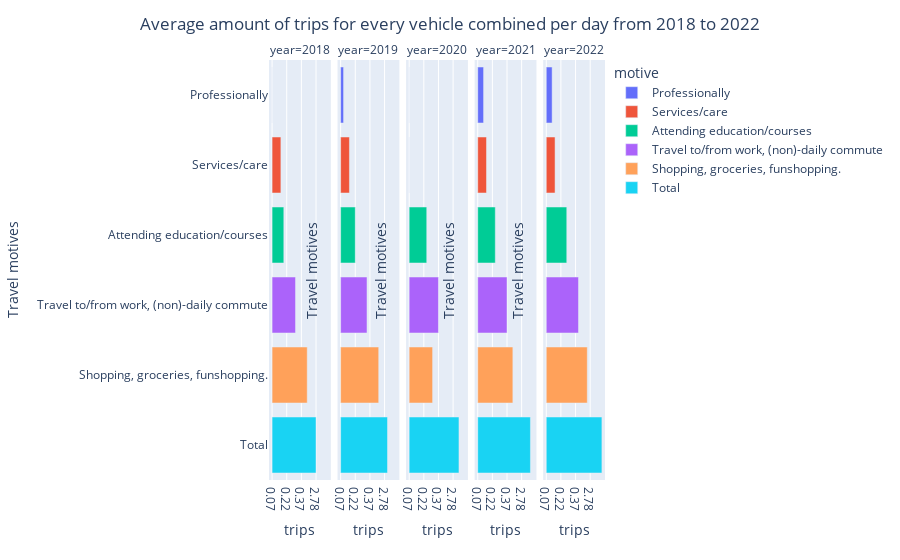

Source (notebook cell):
### Markdown cell above
This bar chart shows the number of trips per mobility motive. The biggest share is shopping, groceries and funshopping.

### Code cell
mobility_trips_years = mobility_trips_motive[years]
display(mobility_trips_motive)
display(mobility_trips_years)


# Melt the data to create a 'year' column
mobility_trips_years = mobility_trips_years.reset_index().melt(id_vars=['motive'], var_name='year', value_name='trips')

fig = px.bar(mobility_trips_years, x='trips', y='motive', color='motive', facet_col='year', orientation='h', hover_name='trips')

fig.update_layout(title={
    'text': 'Average amount of trips for every vehicle combined per day from 2018 to 2022',
    'x': 0.5
})
fig.update_yaxes(title_text="Travel motives")
fig.show()

### Figure 1 — Plotly figure (JSON) as saved in the notebook; plotly's stock layout.template omitted (floating-point values rounded to 4 significant figures)
{"data": [{"alignmentgroup": "True", "hovertemplate": "<b>%{hovertext}</b><br><br>motive=%{y}<br>year=2018<br>trips=%{x}<extra></extra>", "hovertext": ["0.07"], "legendgroup": "Professionally", "marker": {"color": "#636efa", "pattern": {"shape": ""}}, "name": "Professionally", "offsetgroup": "Professionally", "orientation": "h", "showlegend": true, "textposition": "auto", "type": "bar", "x": ["0.07"], "xaxis": "x", "y": ["Professionally"], "yaxis": "y"}, {"alignmentgroup": "True", "hovertemplate": "<b>%{hovertext}</b><br><br>motive=%{y}<br>year=2019<br>trips=%{x}<extra></extra>", "hovertext": ["0.11"], "legendgroup": "Professionally", "marker": {"color": "#636efa", "pattern": {"shape": ""}}, "name": "Professionally", "offsetgroup": "Professionally", "orientation": "h", "showlegend": false, "textposition": "auto", "type": "bar", "x": ["0.11"], "xaxis": "x2", "y": ["Professionally"], "yaxis": "y2"}, {"alignmentgroup": "True", "hovertemplate": "<b>%{hovertext}</b><br><br>motive=%{y}<br>year=2020<br>trips=%{x}<extra></extra>", "hovertext": ["0.07"], "legendgroup": "Professionally", "marker": {"color": "#636efa", "pattern": {"shape": ""}}, "name": "Professionally", "offsetgroup": "Professionally", "orientation": "h", "showlegend": false, "textposition": "auto", "type": "bar", "x": ["0.07"], "xaxis": "x3", "y": ["Professionally"], "yaxis": "y3"}, {"alignmentgroup": "True", "hovertemplate": "<b>%{hovertext}</b><br><br>motive=%{y}<br>year=2021<br>trips=%{x}<extra></extra>", "hovertext": ["0.08"], "legendgroup": "Professionally", "marker": {"color": "#636efa", "pattern": {"shape": ""}}, "name": "Professionally", "offsetgroup": "Professionally", "orientation": "h", "showlegend": false, "textposition": "auto", "type": "bar", "x": ["0.08"], "xaxis": "x4", "y": ["Professionally"], "yaxis": "y4"}, {"alignmentgroup": "True", "hovertemplate": "<b>%{hovertext}</b><br><br>motive=%{y}<br>year=2022<br>trips=%{x}<extra></extra>", "hovertext": ["0.08"], "legendgroup": "Professionally", "marker": {"color": "#636efa", "pattern": {"shape": ""}}, "name": "Professionally", "offsetgroup": "Professionally", "orientation": "h", "showlegend": false, "textposition": "auto", "type": "bar", "x": ["0.08"], "xaxis": "x5", "y": ["Professionally"], "yaxis": "y5"}, {"alignmentgroup": "True", "hovertemplate": "<b>%{hovertext}</b><br><br>motive=%{y}<br>year=2018<br>trips=%{x}<extra></extra>", "hovertext": ["0.09"], "legendgroup": "Services/care", "marker": {"color": "#EF553B", "pattern": {"shape": ""}}, "name": "Services/care", "offsetgroup": "Services/care", "orientation": "h", "showlegend": true, "textposition": "auto", "type": "bar", "x": ["0.09"], "xaxis": "x", "y": ["Services/care"], "yaxis": "y"}, {"alignmentgroup": "True", "hovertemplate": "<b>%{hovertext}</b><br><br>motive=%{y}<br>year=2019<br>trips=%{x}<extra></extra>", "hovertext": ["0.09"], "legendgroup": "Services/care", "marker": {"color": "#EF553B", "pattern": {"shape": ""}}, "name": "Services/care", "offsetgroup": "Services/care", "orientation": "h", "showlegend": false, "textposition": "auto", "type": "bar", "x": ["0.09"], "xaxis": "x2", "y": ["Services/care"], "yaxis": "y2"}, {"alignmentgroup": "True", "hovertemplate": "<b>%{hovertext}</b><br><br>motive=%{y}<br>year=2020<br>trips=%{x}<extra></extra>", "hovertext": ["0.07"], "legendgroup": "Services/care", "marker": {"color": "#EF553B", "pattern": {"shape": ""}}, "name": "Services/care", "offsetgroup": "Services/care", "orientation": "h", "showlegend": false, "textposition": "auto", "type": "bar", "x": ["0.07"], "xaxis": "x3", "y": ["Services/care"], "yaxis": "y3"}, {"alignmentgroup": "True", "hovertemplate": "<b>%{hovertext}</b><br><br>motive=%{y}<br>year=2021<br>trips=%{x}<extra></extra>", "hovertext": ["0.09"], "legendgroup": "Services/care", "marker": {"color": "#EF553B", "pattern": {"shape": ""}}, "name": "Services/care", "offsetgroup": "Services/care", "orientation": "h", "showlegend": false, "textposition": "auto", "type": "bar", "x": ["0.09"], "xaxis": "x4", "y": ["Services/care"], "yaxis": "y4"}, {"alignmentgroup": "True", "hovertemplate": "<b>%{hovertext}</b><br><br>motive=%{y}<br>year=2022<br>trips=%{x}<extra></extra>", "hovertext": ["0.09"], "legendgroup": "Services/care", "marker": {"color": "#EF553B", "pattern": {"shape": ""}}, "name": "Services/care", "offsetgroup": "Services/care", "orientation": "h", "showlegend": false, "textposition": "auto", "type": "bar", "x": ["0.09"], "xaxis": "x5", "y": ["Services/care"], "yaxis": "y5"}, {"alignmentgroup": "True", "hovertemplate": "<b>%{hovertext}</b><br><br>motive=%{y}<br>year=2018<br>trips=%{x}<extra></extra>", "hovertext": ["0.23"], "legendgroup": "Attending education/courses", "marker": {"color": "#00cc96", "pattern": {"shape": ""}}, "name": "Attending education/courses", "offsetgroup": "Attending education/courses", "orientation": "h", "showlegend": true, "textposition": "auto", "type": "bar", "x": ["0.23"], "xaxis": "x", "y": ["Attending education/courses"], "yaxis": "y"}, {"alignmentgroup": "True", "hovertemplate": "<b>%{hovertext}</b><br><br>motive=%{y}<br>year=2019<br>trips=%{x}<extra></extra>", "hovertext": ["0.22"], "legendgroup": "Attending education/courses", "marker": {"color": "#00cc96", "pattern": {"shape": ""}}, "name": "Attending education/courses", "offsetgroup": "Attending education/courses", "orientation": "h", "showlegend": false, "textposition": "auto", "type": "bar", "x": ["0.22"], "xaxis": "x2", "y": ["Attending education/courses"], "yaxis": "y2"}, {"alignmentgroup": "True", "hovertemplate": "<b>%{hovertext}</b><br><br>motive=%{y}<br>year=2020<br>trips=%{x}<extra></extra>", "hovertext": ["0.14"], "legendgroup": "Attending education/courses", "marker": {"color": "#00cc96", "pattern": {"shape": ""}}, "name": "Attending education/courses", "offsetgroup": "Attending education/courses", "orientation": "h", "showlegend": false, "textposition": "auto", "type": "bar", "x": ["0.14"], "xaxis": "x3", "y": ["Attending education/courses"], "yaxis": "y3"}, {"alignmentgroup": "True", "hovertemplate": "<b>%{hovertext}</b><br><br>motive=%{y}<br>year=2021<br>trips=%{x}<extra></extra>", "hovertext": ["0.14"], "legendgroup": "Attending education/courses", "marker": {"color": "#00cc96", "pattern": {"shape": ""}}, "name": "Attending education/courses", "offsetgroup": "Attending education/courses", "orientation": "h", "showlegend": false, "textposition": "auto", "type": "bar", "x": ["0.14"], "xaxis": "x4", "y": ["Attending education/courses"], "yaxis": "y4"}, {"alignmentgroup": "True", "hovertemplate": "<b>%{hovertext}</b><br><br>motive=%{y}<br>year=2022<br>trips=%{x}<extra></extra>", "hovertext": ["0.18"], "legendgroup": "Attending education/courses", "marker": {"color": "#00cc96", "pattern": {"shape": ""}}, "name": "Attending education/courses", "offsetgroup": "Attending education/courses", "orientation": "h", "showlegend": false, "textposition": "auto", "type": "bar", "x": ["0.18"], "xaxis": "x5", "y": ["Attending education/courses"], "yaxis": "y5"}, {"alignmentgroup": "True", "hovertemplate": "<b>%{hovertext}</b><br><br>motive=%{y}<br>year=2018<br>trips=%{x}<extra></extra>", "hovertext": ["0.55"], "legendgroup": "Travel to/from work, (non)-daily commute", "marker": {"color": "#ab63fa", "pattern": {"shape": ""}}, "name": "Travel to/from work, (non)-daily commute", "offsetgroup": "Travel to/from work, (non)-daily commute", "orientation": "h", "showlegend": true, "textposition": "auto", "type": "bar", "x": ["0.55"], "xaxis": "x", "y": ["Travel to/from work, (non)-daily commute"], "yaxis": "y"}, {"alignmentgroup": "True", "hovertemplate": "<b>%{hovertext}</b><br><br>motive=%{y}<br>year=2019<br>trips=%{x}<extra></extra>", "hovertext": ["0.50"], "legendgroup": "Travel to/from work, (non)-daily commute", "marker": {"color": "#ab63fa", "pattern": {"shape": ""}}, "name": "Travel to/from work, (non)-daily commute", "offsetgroup": "Travel to/from work, (non)-daily commute", "orientation": "h", "showlegend": false, "textposition": "auto", "type": "bar", "x": ["0.50"], "xaxis": "x2", "y": ["Travel to/from work, (non)-daily commute"], "yaxis": "y2"}, {"alignmentgroup": "True", "hovertemplate": "<b>%{hovertext}</b><br><br>motive=%{y}<br>year=2020<br>trips=%{x}<extra></extra>", "hovertext": ["0.37"], "legendgroup": "Travel to/from work, (non)-daily commute", "marker": {"color": "#ab63fa", "pattern": {"shape": ""}}, "name": "Travel to/from work, (non)-daily commute", "offsetgroup": "Travel to/from work, (non)-daily commute", "orientation": "h", "showlegend": false, "textposition": "auto", "type": "bar", "x": ["0.37"], "xaxis": "x3", "y": ["Travel to/from work, (non)-daily commute"], "yaxis": "y3"}, {"alignmentgroup": "True", "hovertemplate": "<b>%{hovertext}</b><br><br>motive=%{y}<br>year=2021<br>trips=%{x}<extra></extra>", "hovertext": ["0.37"], "legendgroup": "Travel to/from work, (non)-daily commute", "marker": {"color": "#ab63fa", "pattern": {"shape": ""}}, "name": "Travel to/from work, (non)-daily commute", "offsetgroup": "Travel to/from work, (non)-daily commute", "orientation": "h", "showlegend": false, "textposition": "auto", "type": "bar", "x": ["0.37"], "xaxis": "x4", "y": ["Travel to/from work, (non)-daily commute"], "yaxis": "y4"}, {"alignmentgroup": "True", "hovertemplate": "<b>%{hovertext}</b><br><br>motive=%{y}<br>year=2022<br>trips=%{x}<extra></extra>", "hovertext": ["0.42"], "legendgroup": "Travel to/from work, (non)-daily commute", "marker": {"color": "#ab63fa", "pattern": {"shape": ""}}, "name": "Travel to/from work, (non)-daily commute", "offsetgroup": "Travel to/from work, (non)-daily commute", "orientation": "h", "showlegend": false, "textposition": "auto", "type": "bar", "x": ["0.42"], "xaxis": "x5", "y": ["Travel to/from work, (non)-daily commute"], "yaxis": "y5"}, {"alignmentgroup": "True", "hovertemplate": "<b>%{hovertext}</b><br><br>motive=%{y}<br>year=2018<br>trips=%{x}<extra></extra>", "hovertext": ["0.56"], "legendgroup": "Shopping, groceries, funshopping.", "marker": {"color": "#FFA15A", "pattern": {"shape": ""}}, "name": "Shopping, groceries, funshopping.", "offsetgroup": "Shopping, groceries, funshopping.", "orientation": "h", "showlegend": true, "textposition": "auto", "type": "bar", "x": ["0.56"], "xaxis": "x", "y": ["Shopping, groceries, funshopping."], "yaxis": "y"}, {"alignmentgroup": "True", "hovertemplate": "<b>%{hovertext}</b><br><br>motive=%{y}<br>year=2019<br>trips=%{x}<extra></extra>", "hovertext": ["0.54"], "legendgroup": "Shopping, groceries, funshopping.", "marker": {"color": "#FFA15A", "pattern": {"shape": ""}}, "name": "Shopping, groceries, funshopping.", "offsetgroup": "Shopping, groceries, funshopping.", "orientation": "h", "showlegend": false, "textposition": "auto", "type": "bar", "x": ["0.54"], "xaxis": "x2", "y": ["Shopping, groceries, funshopping."], "yaxis": "y2"}, {"alignmentgroup": "True", "hovertemplate": "<b>%{hovertext}</b><br><br>motive=%{y}<br>year=2020<br>trips=%{x}<extra></extra>", "hovertext": ["0.55"], "legendgroup": "Shopping, groceries, funshopping.", "marker": {"color": "#FFA15A", "pattern": {"shape": ""}}, "name": "Shopping, groceries, funshopping.", "offsetgroup": "Shopping, groceries, funshopping.", "orientation": "h", "showlegend": false, "textposition": "auto", "type": "bar", "x": ["0.55"], "xaxis": "x3", "y": ["Shopping, groceries, funshopping."], "yaxis": "y3"}, {"alignmentgroup": "True", "hovertemplate": "<b>%{hovertext}</b><br><br>motive=%{y}<br>year=2021<br>trips=%{x}<extra></extra>", "hovertext": ["0.56"], "legendgroup": "Shopping, groceries, funshopping.", "marker": {"color": "#FFA15A", "pattern": {"shape": ""}}, "name": "Shopping, groceries, funshopping.", "offsetgroup": "Shopping, groceries, funshopping.", "orientation": "h", "showlegend": false, "textposition": "auto", "type": "bar", "x": ["0.56"], "xaxis": "x4", "y": ["Shopping, groceries, funshopping."], "yaxis": "y4"}, {"alignmentgroup": "True", "hovertemplate": "<b>%{hovertext}</b><br><br>motive=%{y}<br>year=2022<br>trips=%{x}<extra></extra>", "hovertext": ["0.58"], "legendgroup": "Shopping, groceries, funshopping.", "marker": {"color": "#FFA15A", "pattern": {"shape": ""}}, "name": "Shopping, groceries, funshopping.", "offsetgroup": "Shopping, groceries, funshopping.", "orientation": "h", "showlegend": false, "textposition": "auto", "type": "bar", "x": ["0.58"], "xaxis": "x5", "y": ["Shopping, groceries, funshopping."], "yaxis": "y5"}, {"alignmentgroup": "True", "hovertemplate": "<b>%{hovertext}</b><br><br>motive=%{y}<br>year=2018<br>trips=%{x}<extra></extra>", "hovertext": ["2.78"], "legendgroup": "Total", "marker": {"color": "#19d3f3", "pattern": {"shape": ""}}, "name": "Total", "offsetgroup": "Total", "orientation": "h", "showlegend": true, "textposition": "auto", "type": "bar", "x": ["2.78"], "xaxis": "x", "y": ["Total"], "yaxis": "y"}, {"alignmentgroup": "True", "hovertemplate": "<b>%{hovertext}</b><br><br>motive=%{y}<br>year=2019<br>trips=%{x}<extra></extra>", "hovertext": ["2.71"], "legendgroup": "Total", "marker": {"color": "#19d3f3", "pattern": {"shape": ""}}, "name": "Total", "offsetgroup": "Total", "orientation": "h", "showlegend": false, "textposition": "auto", "type": "bar", "x": ["2.71"], "xaxis": "x2", "y": ["Total"], "yaxis": "y2"}, {"alignmentgroup": "True", "hovertemplate": "<b>%{hovertext}</b><br><br>motive=%{y}<br>year=2020<br>trips=%{x}<extra></extra>", "hovertext": ["2.35"], "legendgroup": "Total", "marker": {"color": "#19d3f3", "pattern": {"shape": ""}}, "name": "Total", "offsetgroup": "Total", "orientation": "h", "showlegend": false, "textposition": "auto", "type": "bar", "x": ["2.35"], "xaxis": "x3", "y": ["Total"], "yaxis": "y3"}, {"alignmentgroup": "True", "hovertemplate": "<b>%{hovertext}</b><br><br>motive=%{y}<br>year=2021<br>trips=%{x}<extra></extra>", "hovertext": ["2.51"], "legendgroup": "Total", "marker": {"color": "#19d3f3", "pattern": {"shape": ""}}, "name": "Total", "offsetgroup": "Total", "orientation": "h", "showlegend": false, "textposition": "auto", "type": "bar", "x": ["2.51"], "xaxis": "x4", "y": ["Total"], "yaxis": "y4"}, {"alignmentgroup": "True", "hovertemplate": "<b>%{hovertext}</b><br><br>motive=%{y}<br>year=2022<br>trips=%{x}<extra></extra>", "hovertext": ["2.70"], "legendgroup": "Total", "marker": {"color": "#19d3f3", "pattern": {"shape": ""}}, "name": "Total", "offsetgroup": "Total", "orientation": "h", "showlegend": false, "textposition": "auto", "type": "bar", "x": ["2.70"], "xaxis": "x5", "y": ["Total"], "yaxis": "y5"}], "layout": {"annotations": [{"font": {}, "showarrow": false, "text": "year=2018", "x": 0.092, "xanchor": "center", "xref": "paper", "y": 1, "yanchor": "bottom", "yref": "paper"}, {"font": {}, "showarrow": false, "text": "year=2019", "x": 0.296, "xanchor": "center", "xref": "paper", "y": 1, "yanchor": "bottom", "yref": "paper"}, {"font": {}, "showarrow": false, "text": "year=2020", "x": 0.5, "xanchor": "center", "xref": "paper", "y": 1, "yanchor": "bottom", "yref": "paper"}, {"font": {}, "showarrow": false, "text": "year=2021", "x": 0.704, "xanchor": "center", "xref": "paper", "y": 1, "yanchor": "bottom", "yref": "paper"}, {"font": {}, "showarrow": false, "text": "year=2022", "x": 0.908, "xanchor": "center", "xref": "paper", "y": 1, "yanchor": "bottom", "yref": "paper"}], "autosize": true, "barmode": "relative", "legend": {"title": {"text": "motive"}, "tracegroupgap": 0}, "margin": {"t": 60}, "title": {"text": "Average amount of trips for every vehicle combined per day from 2018 to 2022", "x": 0.5}, "xaxis": {"anchor": "y", "autorange": true, "domain": [0, 0.184], "range": [-1.056, 20.06], "title": {"text": "trips"}, "type": "category"}, "xaxis2": {"anchor": "y2", "autorange": true, "domain": [0.204, 0.388], "matches": "x", "range": [-1.056, 20.06], "title": {"text": "trips"}, "type": "category"}, "xaxis3": {"anchor": "y3", "autorange": true, "domain": [0.408, 0.592], "matches": "x", "range": [-1.056, 20.06], "title": {"text": "trips"}, "type": "category"}, "xaxis4": {"anchor": "y4", "autorange": true, "domain": [0.612, 0.796], "matches": "x", "range": [-1.056, 20.06], "title": {"text": "trips"}, "type": "category"}, "xaxis5": {"anchor": "y5", "autorange": true, "domain": [0.816, 1], "matches": "x", "range": [-1.056, 20.06], "title": {"text": "trips"}, "type": "category"}, "yaxis": {"anchor": "x", "autorange": true, "categoryarray": ["Total", "Shopping, groceries, funshopping.", "Travel to/from work, (non)-daily commute", "Attending education/courses", "Services/care", "Professionally"], "categoryorder": "array", "domain": [0, 1], "range": [-0.5, 5.5], "title": {"text": "Travel motives"}, "type": "category"}, "yaxis2": {"anchor": "x2", "autorange": true, "domain": [0, 1], "matches": "y", "range": [-0.5, 5.5], "showticklabels": false, "title": {"text": "Travel motives"}, "type": "category"}, "yaxis3": {"anchor": "x3", "autorange": true, "domain": [0, 1], "matches": "y", "range": [-0.5, 5.5], "showticklabels": false, "title": {"text": "Travel motives"}, "type": "category"}, "yaxis4": {"anchor": "x4", "autorange": true, "domain": [0, 1], "matches": "y", "range": [-0.5, 5.5], "showticklabels": false, "title": {"text": "Travel motives"}, "type": "category"}, "yaxis5": {"anchor": "x5", "autorange": true, "domain": [0, 1], "matches": "y", "range": [-0.5, 5.5], "showticklabels": false, "title": {"text": "Travel motives"}, "type": "category"}}}
